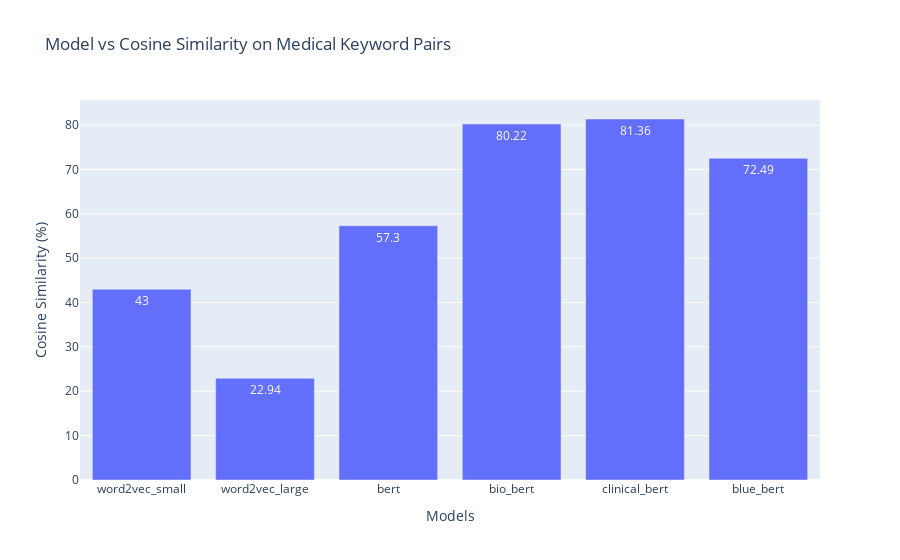

This figure's notebook cell:
### Code cell
import plotly.graph_objects as go
import numpy as np

fig = go.Figure(data=go.Bar(x=chars, y=numbers, text=numbers, textposition='auto', hoverinfo='none'))

fig.update_layout(xaxis_title='Models', yaxis_title='Cosine Similarity (%)', title='Model vs Cosine Similarity on Medical Keyword Pairs')

fig.show()

### Figure 1 — Plotly figure (JSON) as saved in the notebook; plotly's stock layout.template omitted (floating-point values rounded to 4 significant figures)
{"data": [{"hoverinfo": "none", "text": [43, 22.94, 57.3, 80.22, 81.36, 72.49], "textposition": "auto", "type": "bar", "x": ["word2vec_small", "word2vec_large", "bert", "bio_bert", "clinical_bert", "blue_bert"], "y": [43, 22.94, 57.3, 80.22, 81.36, 72.49]}], "layout": {"title": {"text": "Model vs Cosine Similarity on Medical Keyword Pairs"}, "xaxis": {"title": {"text": "Models"}}, "yaxis": {"title": {"text": "Cosine Similarity (%)"}}}}
